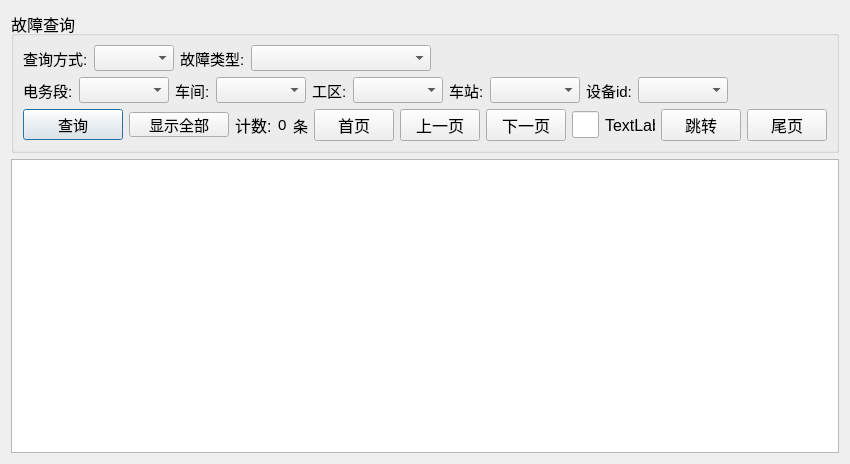
<?xml version="1.0" encoding="UTF-8"?>
<ui version="4.0">
 <class>faultSearchDialog</class>
 <widget class="QDialog" name="faultSearchDialog">
  <property name="geometry">
   <rect>
    <x>0</x>
    <y>0</y>
    <width>816</width>
    <height>464</height>
   </rect>
  </property>
  <property name="windowTitle">
   <string>Dialog</string>
  </property>
  <layout class="QGridLayout" name="gridLayout_5">
   <item row="2" column="0">
    <widget class="QTableView" name="tableView"/>
   </item>
   <item row="1" column="0">
    <widget class="QGroupBox" name="groupBox">
     <property name="font">
      <font>
       <pointsize>12</pointsize>
      </font>
     </property>
     <property name="title">
      <string>故障查询</string>
     </property>
     <layout class="QGridLayout" name="gridLayout_6">
      <item row="0" column="0">
       <layout class="QGridLayout" name="gridLayout_4">
        <item row="0" column="0">
         <layout class="QGridLayout" name="gridLayout_2">
          <item row="0" column="3">
           <widget class="QComboBox" name="comboBox_7">
            <property name="minimumSize">
             <size>
              <width>180</width>
              <height>0</height>
             </size>
            </property>
            <property name="maximumSize">
             <size>
              <width>170</width>
              <height>16777215</height>
             </size>
            </property>
            <property name="font">
             <font>
              <pointsize>11</pointsize>
             </font>
            </property>
           </widget>
          </item>
          <item row="0" column="1">
           <widget class="QComboBox" name="comboBox_6">
            <property name="minimumSize">
             <size>
              <width>80</width>
              <height>0</height>
             </size>
            </property>
            <property name="maximumSize">
             <size>
              <width>80</width>
              <height>16777215</height>
             </size>
            </property>
            <property name="font">
             <font>
              <pointsize>11</pointsize>
             </font>
            </property>
           </widget>
          </item>
          <item row="0" column="2">
           <widget class="QLabel" name="label_7">
            <property name="maximumSize">
             <size>
              <width>65</width>
              <height>16777215</height>
             </size>
            </property>
            <property name="font">
             <font>
              <pointsize>11</pointsize>
             </font>
            </property>
            <property name="text">
             <string>故障类型:</string>
            </property>
           </widget>
          </item>
          <item row="0" column="0">
           <widget class="QLabel" name="label_6">
            <property name="maximumSize">
             <size>
              <width>65</width>
              <height>16777215</height>
             </size>
            </property>
            <property name="font">
             <font>
              <pointsize>11</pointsize>
             </font>
            </property>
            <property name="text">
             <string>查询方式:</string>
            </property>
           </widget>
          </item>
          <item row="0" column="4">
           <spacer name="horizontalSpacer">
            <property name="orientation">
             <enum>Qt::Horizontal</enum>
            </property>
            <property name="sizeHint" stdset="0">
             <size>
              <width>73</width>
              <height>20</height>
             </size>
            </property>
           </spacer>
          </item>
         </layout>
        </item>
        <item row="1" column="0">
         <layout class="QGridLayout" name="gridLayout_3">
          <item row="0" column="0">
           <widget class="QLabel" name="label">
            <property name="maximumSize">
             <size>
              <width>50</width>
              <height>16777215</height>
             </size>
            </property>
            <property name="font">
             <font>
              <pointsize>11</pointsize>
             </font>
            </property>
            <property name="text">
             <string>电务段:</string>
            </property>
           </widget>
          </item>
          <item row="0" column="1">
           <widget class="QComboBox" name="comboBox">
            <property name="minimumSize">
             <size>
              <width>90</width>
              <height>0</height>
             </size>
            </property>
            <property name="maximumSize">
             <size>
              <width>90</width>
              <height>16777215</height>
             </size>
            </property>
            <property name="font">
             <font>
              <pointsize>11</pointsize>
             </font>
            </property>
           </widget>
          </item>
          <item row="0" column="2">
           <widget class="QLabel" name="label_2">
            <property name="maximumSize">
             <size>
              <width>50</width>
              <height>16777215</height>
             </size>
            </property>
            <property name="font">
             <font>
              <pointsize>11</pointsize>
             </font>
            </property>
            <property name="text">
             <string>车间:</string>
            </property>
           </widget>
          </item>
          <item row="0" column="3">
           <widget class="QComboBox" name="comboBox_2">
            <property name="minimumSize">
             <size>
              <width>90</width>
              <height>0</height>
             </size>
            </property>
            <property name="maximumSize">
             <size>
              <width>90</width>
              <height>16777215</height>
             </size>
            </property>
            <property name="font">
             <font>
              <pointsize>11</pointsize>
             </font>
            </property>
           </widget>
          </item>
          <item row="0" column="4">
           <widget class="QLabel" name="label_3">
            <property name="maximumSize">
             <size>
              <width>50</width>
              <height>16777215</height>
             </size>
            </property>
            <property name="font">
             <font>
              <pointsize>11</pointsize>
             </font>
            </property>
            <property name="text">
             <string>工区:</string>
            </property>
           </widget>
          </item>
          <item row="0" column="5">
           <widget class="QComboBox" name="comboBox_3">
            <property name="minimumSize">
             <size>
              <width>90</width>
              <height>0</height>
             </size>
            </property>
            <property name="maximumSize">
             <size>
              <width>90</width>
              <height>16777215</height>
             </size>
            </property>
            <property name="font">
             <font>
              <pointsize>11</pointsize>
             </font>
            </property>
           </widget>
          </item>
          <item row="0" column="6">
           <widget class="QLabel" name="label_4">
            <property name="maximumSize">
             <size>
              <width>50</width>
              <height>16777215</height>
             </size>
            </property>
            <property name="font">
             <font>
              <pointsize>11</pointsize>
             </font>
            </property>
            <property name="text">
             <string>车站:</string>
            </property>
           </widget>
          </item>
          <item row="0" column="7">
           <widget class="QComboBox" name="comboBox_4">
            <property name="minimumSize">
             <size>
              <width>90</width>
              <height>0</height>
             </size>
            </property>
            <property name="maximumSize">
             <size>
              <width>90</width>
              <height>16777215</height>
             </size>
            </property>
            <property name="font">
             <font>
              <pointsize>11</pointsize>
             </font>
            </property>
           </widget>
          </item>
          <item row="0" column="8">
           <widget class="QLabel" name="label_5">
            <property name="maximumSize">
             <size>
              <width>50</width>
              <height>16777215</height>
             </size>
            </property>
            <property name="font">
             <font>
              <pointsize>11</pointsize>
             </font>
            </property>
            <property name="text">
             <string>设备id:</string>
            </property>
           </widget>
          </item>
          <item row="0" column="9">
           <widget class="QComboBox" name="comboBox_5">
            <property name="minimumSize">
             <size>
              <width>90</width>
              <height>0</height>
             </size>
            </property>
            <property name="maximumSize">
             <size>
              <width>90</width>
              <height>16777215</height>
             </size>
            </property>
            <property name="font">
             <font>
              <pointsize>11</pointsize>
             </font>
            </property>
           </widget>
          </item>
          <item row="0" column="10">
           <spacer name="horizontalSpacer_3">
            <property name="orientation">
             <enum>Qt::Horizontal</enum>
            </property>
            <property name="sizeHint" stdset="0">
             <size>
              <width>40</width>
              <height>20</height>
             </size>
            </property>
           </spacer>
          </item>
         </layout>
        </item>
       </layout>
      </item>
      <item row="1" column="0">
       <layout class="QHBoxLayout" name="horizontalLayout_3">
        <item>
         <widget class="QPushButton" name="pushButton">
          <property name="minimumSize">
           <size>
            <width>100</width>
            <height>25</height>
           </size>
          </property>
          <property name="font">
           <font>
            <pointsize>11</pointsize>
           </font>
          </property>
          <property name="text">
           <string>查询</string>
          </property>
         </widget>
        </item>
        <item>
         <widget class="QPushButton" name="pushButton_2">
          <property name="minimumSize">
           <size>
            <width>100</width>
            <height>25</height>
           </size>
          </property>
          <property name="maximumSize">
           <size>
            <width>100</width>
            <height>25</height>
           </size>
          </property>
          <property name="font">
           <font>
            <pointsize>11</pointsize>
           </font>
          </property>
          <property name="text">
           <string>显示全部</string>
          </property>
         </widget>
        </item>
        <item>
         <widget class="QLabel" name="label_8">
          <property name="text">
           <string>计数:</string>
          </property>
         </widget>
        </item>
        <item>
         <layout class="QGridLayout" name="gridLayout">
          <item row="0" column="0">
           <widget class="QLabel" name="label_9">
            <property name="maximumSize">
             <size>
              <width>50</width>
              <height>16777215</height>
             </size>
            </property>
            <property name="font">
             <font>
              <pointsize>11</pointsize>
             </font>
            </property>
            <property name="contextMenuPolicy">
             <enum>Qt::ActionsContextMenu</enum>
            </property>
            <property name="text">
             <string>0</string>
            </property>
           </widget>
          </item>
          <item row="0" column="1">
           <widget class="QLabel" name="label_10">
            <property name="maximumSize">
             <size>
              <width>20</width>
              <height>16777215</height>
             </size>
            </property>
            <property name="font">
             <font>
              <pointsize>11</pointsize>
             </font>
            </property>
            <property name="text">
             <string>条</string>
            </property>
           </widget>
          </item>
         </layout>
        </item>
        <item>
         <spacer name="horizontalSpacer_2">
          <property name="orientation">
           <enum>Qt::Horizontal</enum>
          </property>
          <property name="sizeHint" stdset="0">
           <size>
            <width>40</width>
            <height>20</height>
           </size>
          </property>
         </spacer>
        </item>
        <item>
         <widget class="QPushButton" name="pushButton_3">
          <property name="text">
           <string>首页</string>
          </property>
         </widget>
        </item>
        <item>
         <widget class="QPushButton" name="pushButton_4">
          <property name="text">
           <string>上一页</string>
          </property>
         </widget>
        </item>
        <item>
         <widget class="QPushButton" name="pushButton_5">
          <property name="text">
           <string>下一页</string>
          </property>
         </widget>
        </item>
        <item>
         <widget class="QLineEdit" name="lineEdit">
          <property name="maximumSize">
           <size>
            <width>30</width>
            <height>16777215</height>
           </size>
          </property>
         </widget>
        </item>
        <item>
         <widget class="QLabel" name="label_11">
          <property name="maximumSize">
           <size>
            <width>50</width>
            <height>16777215</height>
           </size>
          </property>
          <property name="text">
           <string>TextLabel</string>
          </property>
         </widget>
        </item>
        <item>
         <widget class="QPushButton" name="pushButton_7">
          <property name="text">
           <string>跳转</string>
          </property>
         </widget>
        </item>
        <item>
         <widget class="QPushButton" name="pushButton_6">
          <property name="text">
           <string>尾页</string>
          </property>
         </widget>
        </item>
       </layout>
      </item>
     </layout>
    </widget>
   </item>
  </layout>
 </widget>
 <resources/>
 <connections/>
</ui>
